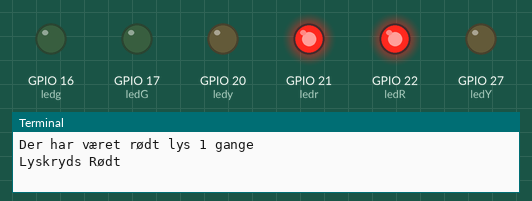
Recording of a program running on a simulated Raspberry Pi (BCM pin numbers). On the bench: output pins drawn as LEDs (lit = HIGH), the last lines printed to the terminal.

Above: at 1.0 s.
At 2.5 s:
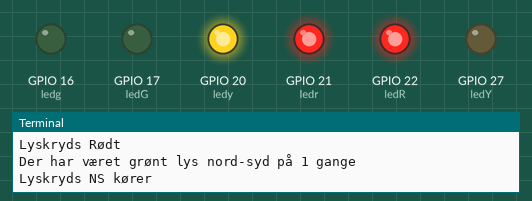
At 5.0 s:
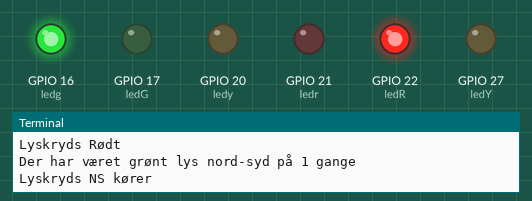
At 7.5 s:
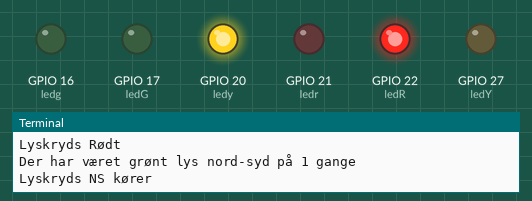
At 10.5 s:
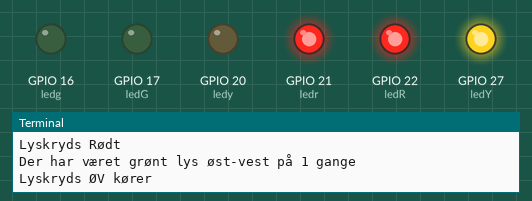
At 13.0 s:
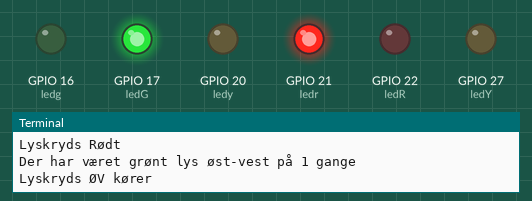
Timing chart, 0 to 18.4 s (numbered marks = the images above):
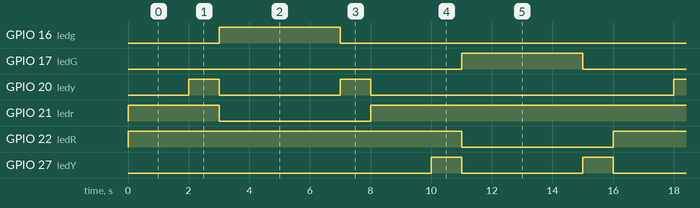

Measured:
- by itself, GPIO 16 (ledg), GPIO 17 (ledG): alternates HIGH for 4.0 s and LOW for 12.0 s
- by itself, GPIO 20 (ledy): repeats every 16.0 s: LOW 4.0 s, HIGH 1.0 s, LOW 10.0 s, HIGH 1.0 s
- by itself, GPIO 21 (ledr): repeats every 16.0 s: LOW 5.0 s, HIGH 11.0 s
- by itself, GPIO 22 (ledR): alternates HIGH for 11.0 s and LOW for 5.0 s
- by itself, GPIO 27 (ledY): LOW → HIGH at 10.0 s, → LOW 1.0 s later, → HIGH 4.0 s later, → LOW 1.0 s later, … (8 changes in this stretch)

The program:

Lyskryds_statemachine.py
```python
from gpiozero import LED
from time import sleep

ledg = LED(16) #NS
ledy = LED(20) #NS
ledr = LED(21) #NS
ledG = LED(17) #ØV
ledY = LED(27) #ØV
ledR = LED(22) #ØV

delay1 = 2.0 #Rødt lys
delay2 = 1.0 #Gult lys
delay3 = 4.0 #Grønt lys

y=0
z=0
q=0


def Rød(x):

    global y

    y=y+1
    print("Der har været rødt lys "+str(y),"gange")

    if x=="NS":
        print ("Lyskryds Rødt")

        ledr.on()
        ledR.on()
        sleep(delay1)

        return NS(x)


    elif x=="ØV":
        print ("Lyskryds Rødt")

        ledr.on()
        ledR.on()
        sleep(delay1)

        return ØV(x)


def NS(x):

    global z
    z=z+1
    print("Der har været grønt lys nord-syd på "+str(z), "gange")

    if x=="NS":
        x="ØV"
        print ("Lyskryds NS kører")

        ledy.on()
        sleep(delay2)
        ledr.off()
        ledy.off()
        ledg.on()
        sleep(delay3)
        ledg.off()
        ledy.on()
        sleep(delay2)
        ledy.off()

        return Rød(x)


def ØV(x):

    global q
    q=q+1
    print("Der har været grønt lys øst-vest på "+str(q), "gange")

    if x=="ØV":
        x="NS"
        print ("Lyskryds ØV kører")

        ledY.on()
        sleep(delay2)
        ledR.off()
        ledY.off()
        ledG.on()
        sleep(delay3)
        ledG.off()
        ledY.on()
        sleep(delay2)
        ledY.off()

        return Rød(x)


state=Rød(x="NS")
while state: state=Rød(x="NS")
```
